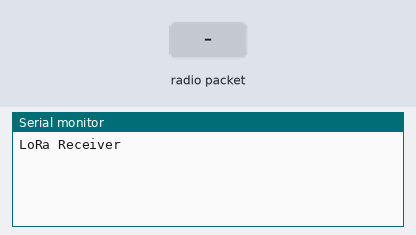
Bench run of a sketch on a simulated Arduino Uno, built with avr-gcc and run on an emulated ATmega328P. Shown: the last lines printed to the serial monitor. The test bench sets the inputs (shaded band). No radio packets arrive unless stated.

Above: at 1.2 s.
1.3 s: radio packet "1" arrives
At 1.7 s:
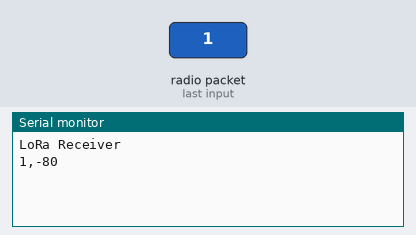
2.8 s: radio packet "0" arrives
At 4.0 s:
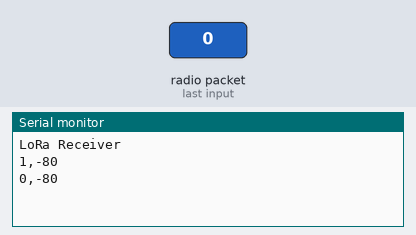
4.3 s: radio packet "2" arrives
At 5.2 s:
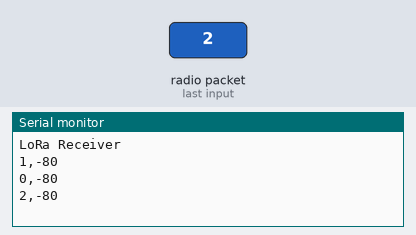

Measured:
- after the input at 1.3 s, the serial monitor: prints a new line at once (image 1)
- after the input at 2.8 s, the serial monitor: prints a new line at once (image 2)
- after the input at 4.3 s, the serial monitor: prints a new line at once (image 3)

The sketch:

GroundStation.ino
```cpp
/************************************************************
SPANISH
Ground station
Ground station - Estacion Terrena para CatSat
Eduardo Contreras @ Electronic Cats
Original Creation Date: Oct 8, 2018
https://github.com/ElectronicCats/CatSatZero

Este ejemplo demuestra el funcionamiento basico de la estacion terrena
la cual filtra los Satelites

http://electroniccats.com

Especificaciones del entorno de Desarrollo:
  IDE: Arduino 1.8.4
  Plataforma de Hardware:
  Estacion terrena CanSat
  - USB Stick CatWAN

Este código es beerware si tu me ves ( o cualquier otro miembro de Electronic Cats)
a nivel local, y tu has encontrado nuestro código útil ,
por favor comprar una ronda de cervezas!

Distribuido como; no se da ninguna garantía.
************************************************************/

/************************************************************
ENGLISH
Ground Station
Ground Statios - Earth-Station for CatSat
Eduardo contreras @ Electronic Cats
Original Creation Date: Oct 8, 2018
https://github.com/ElectronicCats/CatSatZero

This example demonstrates how to use the earth-station for CatSat

Development environment specifics:
  IDE: Arduino 1.6.8
  Hardware Platform:
  Kit CanSat
  - USB Stick CatWAN


This code is beerware; if you see me (or any other Electronic Cats
member) at the local, and you've found our code helpful,
please buy us a round!

Distributed as-is; no warranty is given.
**********************************************************
*IMPORTANTE CAMBIA TU ID DEPENDIENDO DE TU CANSAT         *
**********************************************************/

#include <SPI.h>
#include <LoRa.h>


/*******************************************************
 *Selecciona un canal entre 0 y 12 este debe coincidir *
 *con el canal de tu satelite                          *
 *******************************************************/
int channel = 12;

String ID = "A1";

String buff;

const int csPin = 17;          // LoRa radio chip select
const int resetPin = 16;       // LoRa radio reset
const int irqPin = 4;         // change for your board; must be a hardware interrupt pin

long selectBand(int);

void setup()
{
  Serial.begin(9600);
  while (!Serial);

  Serial.println("LoRa Receiver");

    // Sobrescribe los pines CS, reset, y IRQ
  LoRa.setPins(csPin, resetPin, irqPin); // CS, reset, int pin

  if (!LoRa.begin(selectBand(channel))) {
    Serial.println("Starting LoRa failed!");
    while (1);
  }
  LoRa.setTxPower(17); //Set the max transmition power
  LoRa.setSpreadingFactor(10); //Change the SF to get longer distances
}

void loop()
{
  int packetSize = LoRa.parsePacket();
  if (packetSize) {
    digitalWrite(14,HIGH);
    // read packet
    while (LoRa.available()) {
      //Serial.print(LoRa.available());
      buff+=(char)LoRa.read();
      //Serial.write(LoRa.read());
    }
    buff+=",";
    buff+=String(LoRa.packetRssi());
    //if(buff.startsWith(ID)){
    Serial.println(buff);
      //    }
    buff="";

    digitalWrite(14,LOW);
  }
}

long selectBand(int a)
{
  switch(a){
    case 0:
    return 903080000; //903.08Mhz
  break;
    case 1:
    return 905240000; //905.24
  break;
    case 2:
    return 907400000; //907.40
  break;
    case 3:
    return 909560000; //909.56
  break;
    case 4:
    return 911720000; //911.72
  break;
    case 5:
    return 913880000; //913.88
  break;
    case 6:
    return 916040000; //916.04
  break;
    case 7:
    return 918200000; // 918.20
  break;
    case 8:
    return 920360000; //920.36
  break;
    case 9:
    return 922520000; //922.52
  break;
    case 10:
    return 924680000; //924.68
  break;
    case 11:
    return 926840000; //926.84
  break;
    case 12:
    return 915000000; //915
  break;
  }
}
```
